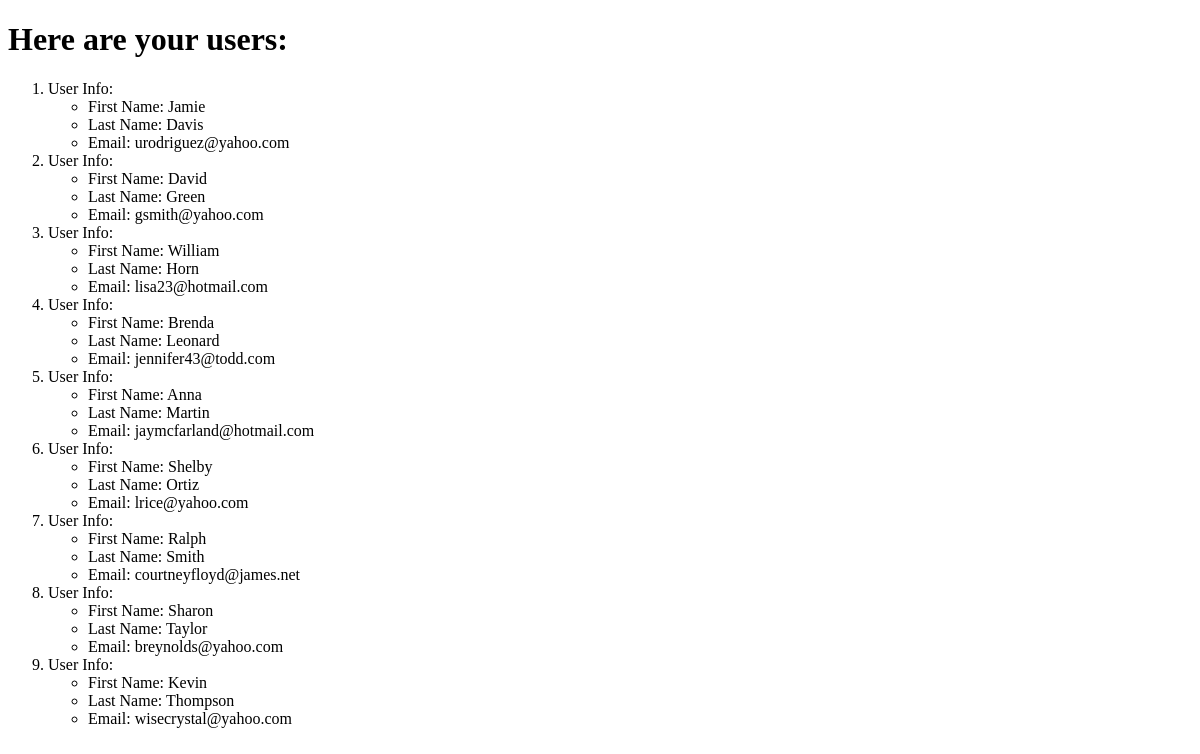
The app's page /users/, older data.
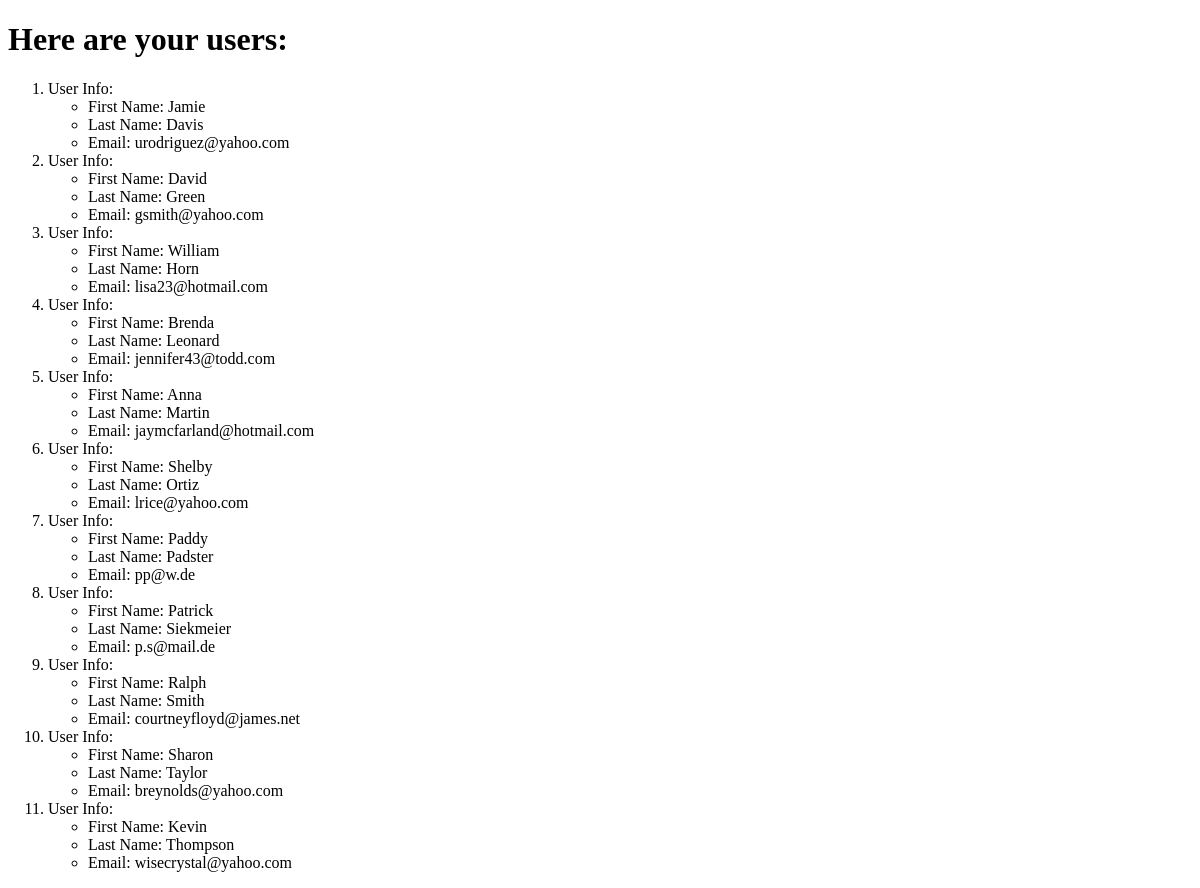
The same page, newer data.
### AppTwo/models.py (models this page shows, shortened)
class User(models.Model):
    first_name = models.CharField(max_length=24)
    last_name = models.CharField(max_length=24)
    e_mail = models.EmailField(unique=True)

### AppTwo/views.py (the view)
# urls.py: path('users/',views.users, name='users'),
def users(request):
    users = User.objects.order_by('last_name')
    context_dict = {'users':users}
    return render(request,'AppTwo/users.html',context=context_dict)

### templates/AppTwo/users.html (shortened to what this page needs)
{% load static %}
<!DOCTYPE html>
<html lang="en" dir="ltr">
  <head>
  </head>
  <body>
    <h1>Here are your users:</h1>
    {% if users %}
    <ol>
      {% for user in users %}
      <li>User Info:</li>
      <ul>
        <li>First Name: {{ user.first_name }}</li>
        <li>Last Name: {{ user.last_name }}</li>
        <li>Email: {{ user.e_mail }}</li>
      </ul>
      {% endfor %}
    </ol>
    {% else %}
    <p>No users to show!</p>
    {% endif %}
  </body>
</html>

Row changes from the older to the newer data that the page shows:
added User: first_name "Paddy", last_name "Padster", e_mail "pp@w.de"
added User: first_name "Patrick", last_name "Siekmeier", e_mail "p.s@mail.de"
